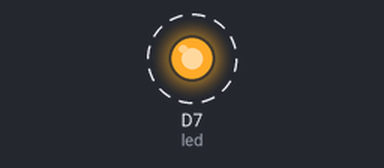
The sketch below on a simulated ESP8266 (NodeMCU). Shown: output pins drawn as LEDs (lit = HIGH). Dashed ring = blinking.

Above: at 0.5 s.
Timing chart, 0 to 4.6 s (numbered marks = the images above):
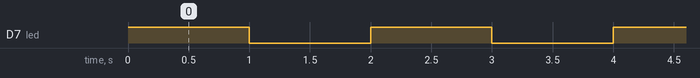

The sketch:

blink.ino
```cpp
const int led = D7;

void setup() {
  pinMode(led, OUTPUT);
}

void loop() {
  digitalWrite(led, HIGH);   // turn the LED on
  delay(1000);               // wait one second
  digitalWrite(led, LOW);    // turn the LED off
  delay(1000);               // wait one second
}
```

Measured:
- by itself, D7 (led): alternates HIGH for 1.0 s and LOW for 1.0 s
